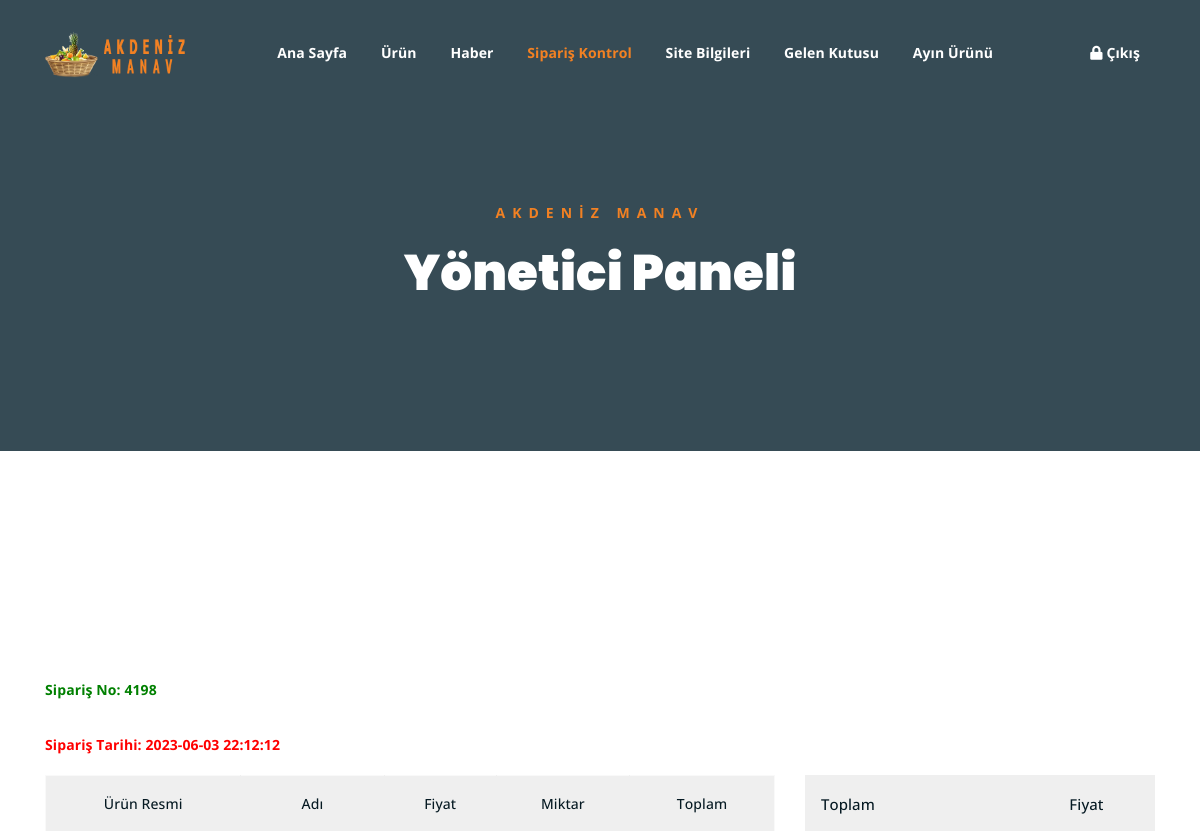
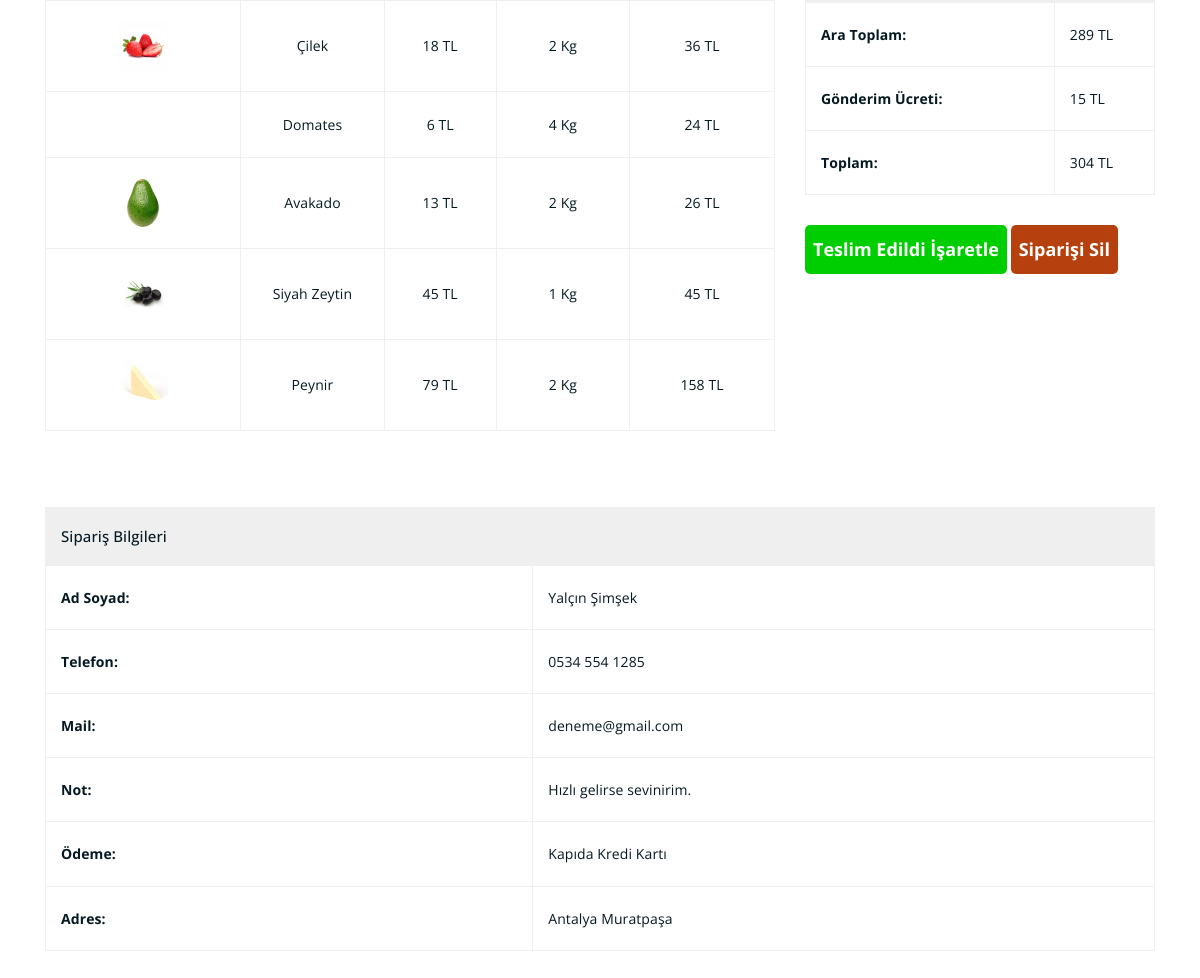
The app's page /sipdetay.php?siparis_id=4198 (signed in) with its own data (2 pictures, top to bottom).
### tables this page shows
CREATE TABLE `siparis`  (
  `ad` varchar(255) NULL DEFAULT NULL,
  `mail` varchar(255) NULL DEFAULT NULL,
  `adres` varchar(255) NULL DEFAULT NULL,
  `tel` varchar(255) NULL DEFAULT NULL,
  `ek_not` varchar(255) NULL DEFAULT NULL,
  `sipno` varchar(255) NULL DEFAULT NULL,
  `oyontem` varchar(255) NULL DEFAULT NULL,
  `tarih` datetime NULL DEFAULT NULL
);

CREATE TABLE `siparis_urunler`  (
  `siparisno` varchar(255) NULL DEFAULT NULL,
  `urunId` varchar(255) NULL DEFAULT NULL,
  `miktar` varchar(255) NULL DEFAULT NULL
);

CREATE TABLE `urun`  (
  `urid` int NOT NULL,
  `adı` varchar(40) NOT NULL,
  `stok` int NOT NULL,
  `acıklama` varchar(255) NULL DEFAULT NULL,
  `fiyat` int NOT NULL,
  `resim` varchar(40) NOT NULL,
  `kategori` varchar(20) NOT NULL,
  PRIMARY KEY (`urid`) USING BTREE
);

### sipdetay.php (the view, shortened to what this page needs)
<!DOCTYPE html>
<html lang="tr">
<?php
include('baglan.php');
?>
<head>
	<link rel="stylesheet" href="assets/css/all.min.css">
	<link rel="stylesheet" href="assets/bootstrap/css/bootstrap.min.css">
	<link rel="stylesheet" href="assets/css/owl.carousel.css">
	<link rel="stylesheet" href="assets/css/magnific-popup.css">
	<link rel="stylesheet" href="assets/css/animate.css">
	<link rel="stylesheet" href="assets/css/meanmenu.min.css">
	<link rel="stylesheet" href="assets/css/main.css">
	<link rel="stylesheet" href="assets/css/responsive.css">
</head>
<body>
	<div class="breadcrumb-section breadcrumb-bg">
		<div class="container">
			<div class="row">
				<div class="col-lg-8 offset-lg-2 text-center">
					<div class="breadcrumb-text">
						<p>AKDENİZ MANAV</p>
						<h1>Yönetici Paneli</h1>
					</div>
				</div>
			</div>
		</div>
	</div>
	<div class="top-header-area" id="sticker">
		<div class="container">
			<div class="row">
				<div class="col-lg-12 col-sm-12 text-center">
					<div class="main-menu-wrap">
						<div class="site-logo">
							<a href="yonetim.php">
								<img src="assets/img/logo.png" alt="">
							</a>
						</div>
						<nav class="main-menu">
							<ul>
								<li><a href="yonetim.php">Ana Sayfa</a></li>
								<li><a href="#">Ürün</a>
								</li>
								<li><a href="#">Haber</a>
								</li>
								<li   class="current-list-item"><a href="sipkon.php">Sipariş Kontrol</a></li>
								<li><a href="#">Site Bilgileri</a>
									</li>
									<li><a href="gkutusu.php">Gelen Kutusu</a></li>
									<li><a href="ayurun.php">Ayın Ürünü</a></li>
								<li>
									<div class="header-icons">
										<a class="mobile-hide search-bar-icon" href="logout.php"><i class="fas fa-lock"></i>   Çıkış</a>
									</div>
								</li>
							</ul>
						</nav>
					</div>
				</div>
			</div>
		</div>
	</div>
	<br>
	<br>
	<br>
	<div class="cart-section mt-150 mb-150">
		<div class="container">
 <?php
    $siparis_id = $_GET['siparis_id'];
    $conn = new mysqli($servername, $username, $password, $dbname);
    $sql = "SELECT * FROM siparis WHERE sipno = '$siparis_id'";
    $result = $conn->query($sql);
    if ($result->num_rows > 0) {
        $row = $result->fetch_assoc();
        $siparis_tarihi = $row["tarih"];
		$ad = $row["ad"];
		$tel = $row["tel"];
		$mail = $row["mail"];
		$ek_not = $row["ek_not"];
		$oyontem = $row["oyontem"];
		$adres = $row["adres"];
        echo "<p style='color: green; margin-top: 30px; font-weight: bold;'>Sipariş No: $siparis_id</p>";
		echo "<p style='color: red; margin-top: 30px; font-weight: bold;'>Sipariş Tarihi: $siparis_tarihi</p>";
    } else {
        echo "Sipariş bulunamadı.";
    }
?>
			<div class="row">
				<div class="col-lg-8 col-md-12">
					<div class="cart-table-wrap">
						<table class="cart-table">
							<thead class="cart-table-head">
								<tr class="table-head-row">
									<th class="product-image">Ürün Resmi</th>
									<th class="product-name">Adı</th>
									<th class="product-price">Fiyat</th>
									<th class="product-quantity">Miktar</th>
									<th class="product-total">Toplam</th>
								</tr>
							</thead>
							<tbody>
<?php
	$siparis_id = $_GET['siparis_id'];
    $sorgu_urun = mysqli_query($conn, "SELECT siparis_urunler.*, urun.* FROM siparis_urunler INNER JOIN urun ON siparis_urunler.urunId = urun.urid WHERE siparis_urunler.siparisNo = '$siparis_id'");
    $say_urun = mysqli_num_rows($sorgu_urun);
    $toplam = 0;
    if ($say_urun > 0) {
        while ($satir_urun = mysqli_fetch_array($sorgu_urun)) {
?>
            <tr class="table-body-row">
                <td class="product-image"><img src="assets/img/products/<?php echo $satir_urun['resim'] ?>" alt=""></td>
                <td class="product-name"><?php echo $satir_urun['adı'] ?></td>
                <td class="product-price"><?php echo $satir_urun['fiyat'] ?> TL</td>
                <td class="product-quantity"><?php echo $satir_urun['miktar'] ?> Kg</td>
                <td class="product-total"><?php echo $toplam1 = $satir_urun['miktar'] * $satir_urun['fiyat'] ?> TL</td>
                <?php $toplam = $toplam + $toplam1; ?>
<?php
        }
    }
?>
							</tr>
							</tbody>
						</table>
					</div>
				</div>
				<div class="col-lg-4">
					<div class="total-section">
						<table class="total-table">
							<thead class="total-table-head">
								<tr class="table-total-row">
									<th>Toplam</th>
									<th>Fiyat</th>
								</tr>
							</thead>
							<tbody>
								<tr class="total-data">
									<td><strong>Ara Toplam: </strong></td>
									<td><?php echo $toplam ?> TL</td>
								</tr>
								<tr class="total-data">
									<td><strong>Gönderim Ücreti: </strong></td>
									<td>15 TL</td>
								</tr>
								<tr class="total-data">
								<?php $aratop=$toplam+15 ?>
									<td><strong>Toplam: </strong></td>
									<td><?php echo $aratop ?> TL</td>
								</tr>
							</tbody>
						</table>
						<div class="cart-buttons">
	<form method="post" action="<?php echo $_SERVER['PHP_SELF']; ?>">
    <button type="submit" name="teslim_et" class="boxed-btn black" style="font-size: 18px; font-weight: bold; padding: 8px; background-color: #00ce00; color: white; border: none; border-radius: 5px; cursor: pointer;">Teslim Edildi İşaretle</button>
    <button type="submit" name="sil" class="boxed-btn black" style="font-size: 18px; font-weight: bold; padding: 8px; background-color: #b7410e; color: white; border: none; border-radius: 5px; cursor: pointer;">Siparişi Sil</button>
	</form>
						</div>
					</div>
				</div>
			</div>
			 <?php
    $siparis_id = $_GET['siparis_id'];
    $conn = new mysqli($servername, $username, $password, $dbname);
    $sql = "SELECT * FROM siparis WHERE sipno = '$siparis_id'";
    $result = $conn->query($sql);
    if ($result->num_rows > 0) {
        $row = $result->fetch_assoc();
		$ad = $row["ad"];
		$tel = $row["tel"];
		$mail = $row["mail"];
		$ek_not = $row["ek_not"];
		$oyontem = $row["oyontem"];
		$adres = $row["adres"];
    } else {
        echo "Sipariş bulunamadı.";
    }
?>
<br>
<br>
<br>
<div class="total-section">
						<table class="total-table">
							<thead class="total-table-head">
								<tr class="table-total-row">
									<th>Sipariş Bilgileri</th>
									<th></th>
								</tr>
							</thead>
							<tbody>
								<tr class="total-data">
									<td><strong>Ad Soyad: </strong></td>
									<td><?php echo $ad?></td>
								</tr>
								<tr class="total-data">
									<td><strong>Telefon: </strong></td>
									<td><?php echo $tel?></td>
								</tr>
								<tr class="total-data">
									<td><strong>Mail: </strong></td>
									<td><?php echo $mail?></td>
								</tr>
								<tr class="total-data">
									<td><strong>Not: </strong></td>
									<td><?php echo $ek_not?></td>
								</tr>
								<tr class="total-data">
									<td><strong>Ödeme: </strong></td>
									<td><?php echo $oyontem?></td>
								</tr>
								<tr class="total-data">
									<td><strong>Adres: </strong></td>
									<td><?php echo $adres?></td>
								</tr>
							</tbody>
						</table>
					</div>
		</div>
	</div>
	<br>
<br>
<br>
<br>
<br>
<br>
<br>
<br>
<br>
<br>
</body>
</html>

### assets/css/main.css (style rules this page uses)
html { font-size: 14px; font-weight: 400; line-height: 28px; height: 100%; }
body { font-family: "Open Sans", sans-serif; font-weight: 400; font-size: 1rem; letter-spacing: 0.1px; line-height: 1.8; color: #051922; overflow-x: hidden; }
body img { max-width: 100%; }
a { cursor: pointer; text-decoration: none; -webkit-transition: all 0.2s ease-in-out; -o-transition: all 0.2s ease-in-out; transition: all 0.2s ease-in-out; }
h1, .h1, h2, .h2, h3, .h3, h4, .h4, h5, .h5, h6, .h6 { font-family: "Poppins", sans-serif; font-weight: 700; margin: 0 0 1.25rem 0; color: #051922; }
h1:last-child, .h1:last-child, h2:last-child, .h2:last-child, h3:last-child, .h3:last-child, h4:last-child, .h4:last-child, h5:last-child, .h5:last-child, h6:last-child, .h6:last-child { margin: 0; }
h1, .h1 { font-size: 4rem; font-weight: 700; line-height: 4rem; }
p { font-family: "Open Sans", sans-serif; font-weight: 400; font-size: 1rem; letter-spacing: 0.1px; line-height: 1.8; color: #051922; margin: 0 0 1.25rem 0; }
.mt-150 { margin-top: 150px; }
.mb-150 { margin-bottom: 150px; }
.breadcrumb-bg { background-image: url(../img/breadcrumb-bg.jpg); }
.breadcrumb-text p { color: #F28123; font-weight: 700; text-transform: uppercase; letter-spacing: 7px; }
.breadcrumb-text h1 { font-size: 50px; font-weight: 900; color: #fff; margin: 0; margin-top: 20px; }
.breadcrumb-section { padding: 150px 0; background-size: cover; background-position: center center; position: relative; z-index: 1; background-attachment: fixed; padding-top: 200px; }
.breadcrumb-section:after { position: absolute; left: 0; top: 0; width: 100%; height: 100%; content: ""; background-color: #07212e; z-index: -1; opacity: 0.8; }
.top-header-area { position: absolute; z-index: 999; width: 100%; padding: 25px 0; }
nav.main-menu ul { margin: 0; padding: 0; list-style: none; }
nav.main-menu ul li { display: inline-block; }
nav.main-menu ul li a { color: #fff; font-weight: 700; display: block; padding: 15px; }
nav.main-menu ul > li { position: relative; }
nav.main-menu ul li:last-child a { display: inline-block; }
nav.main-menu > ul li:last-child { float: right; }
.site-logo { float: left; max-width: 150px; }
.main-menu-wrap { position: relative; }
.header-icons a { color: #fff; display: inline-block; padding: 10px; }
.site-logo { padding: 6px 0; }
nav.main-menu ul li.current-list-item > a { color: #F28123; }
nav.main-menu li a { -webkit-transition: 0.3s; -o-transition: 0.3s; transition: 0.3s; }
.top-header-area .header-icons a { -webkit-transition: 0.3s; -o-transition: 0.3s; transition: 0.3s; }
.top-header-area { -webkit-transition: 0.3s; -o-transition: 0.3s; transition: 0.3s; }
.product-image img { -webkit-transition: 0.3s; -o-transition: 0.3s; transition: 0.3s; }
html, body { height: 100%; }
.product-image { padding: 30px; padding-bottom: 0; }
.product-image img { width: 90%; border-radius: 5px; margin-bottom: 20px; }
table.cart-table { border: 1px solid #f9f9f9; width: 100%; }
thead { border-bottom: 1px solid #eee; }
tr.table-head-row th { border-right: 1px solid #efefef; padding: 15px; font-weight: 500; text-align: center; }
tr.table-head-row th:last-child { border-right: none; }
.cart-table-wrap tbody tr td { text-align: center; }
td.product-image img { max-width: 50px; -webkit-box-shadow: none; box-shadow: none; margin-bottom: 0; }
.cart-table-wrap tbody tr td { border: 1px solid #efefef; padding: 20px 0; color: #051922; }
thead.cart-table-head tr { background-color: #efefef; }
.total-section table.total-table { border: 1px solid #efefef; width: 100%; }
tr.table-total-row { background-color: #efefef; }
tr.table-total-row th { font-weight: 500; font-size: 15px; padding: 15px; }
table.total-table tbody tr.total-data td { border: 1px solid #efefef; padding: 19px 15px; }
tr.total-data td strong { margin-right: 32px; }
.cart-buttons { margin-top: 30px; }

### records on screen
siparis: tarih "2023-06-03 22:12:12", ad "Yalçın Şimşek", tel "0534 554 1285", mail "deneme@gmail.com", ek_not "Hızlı gelirse sevinirim.", oyontem "Kapıda Kredi Kartı", adres "Antalya Muratpaşa"
siparis_urunler: urunId.resim (picture), urunId.adı "Çilek", urunId.fiyat "18", miktar "2", $toplam1=$satir_urun['miktar']*$satir_urun['fiyat'] "36"
siparis_urunler: urunId.adı "Domates", urunId.fiyat "6", miktar "4", $toplam1=$satir_urun['miktar']*$satir_urun['fiyat'] "24"
siparis_urunler: urunId.resim (picture), urunId.adı "Avakado", urunId.fiyat "13", miktar "2", $toplam1=$satir_urun['miktar']*$satir_urun['fiyat'] "26"
siparis_urunler: urunId.resim (picture), urunId.adı "Siyah Zeytin", urunId.fiyat "45", miktar "1", $toplam1=$satir_urun['miktar']*$satir_urun['fiyat'] "45"
siparis_urunler: urunId.resim (picture), urunId.adı "Peynir", urunId.fiyat "79", miktar "2", $toplam1=$satir_urun['miktar']*$satir_urun['fiyat'] "158"

### other values on screen
$siparis_id "4198"
$toplam "289"
$aratop "304"
